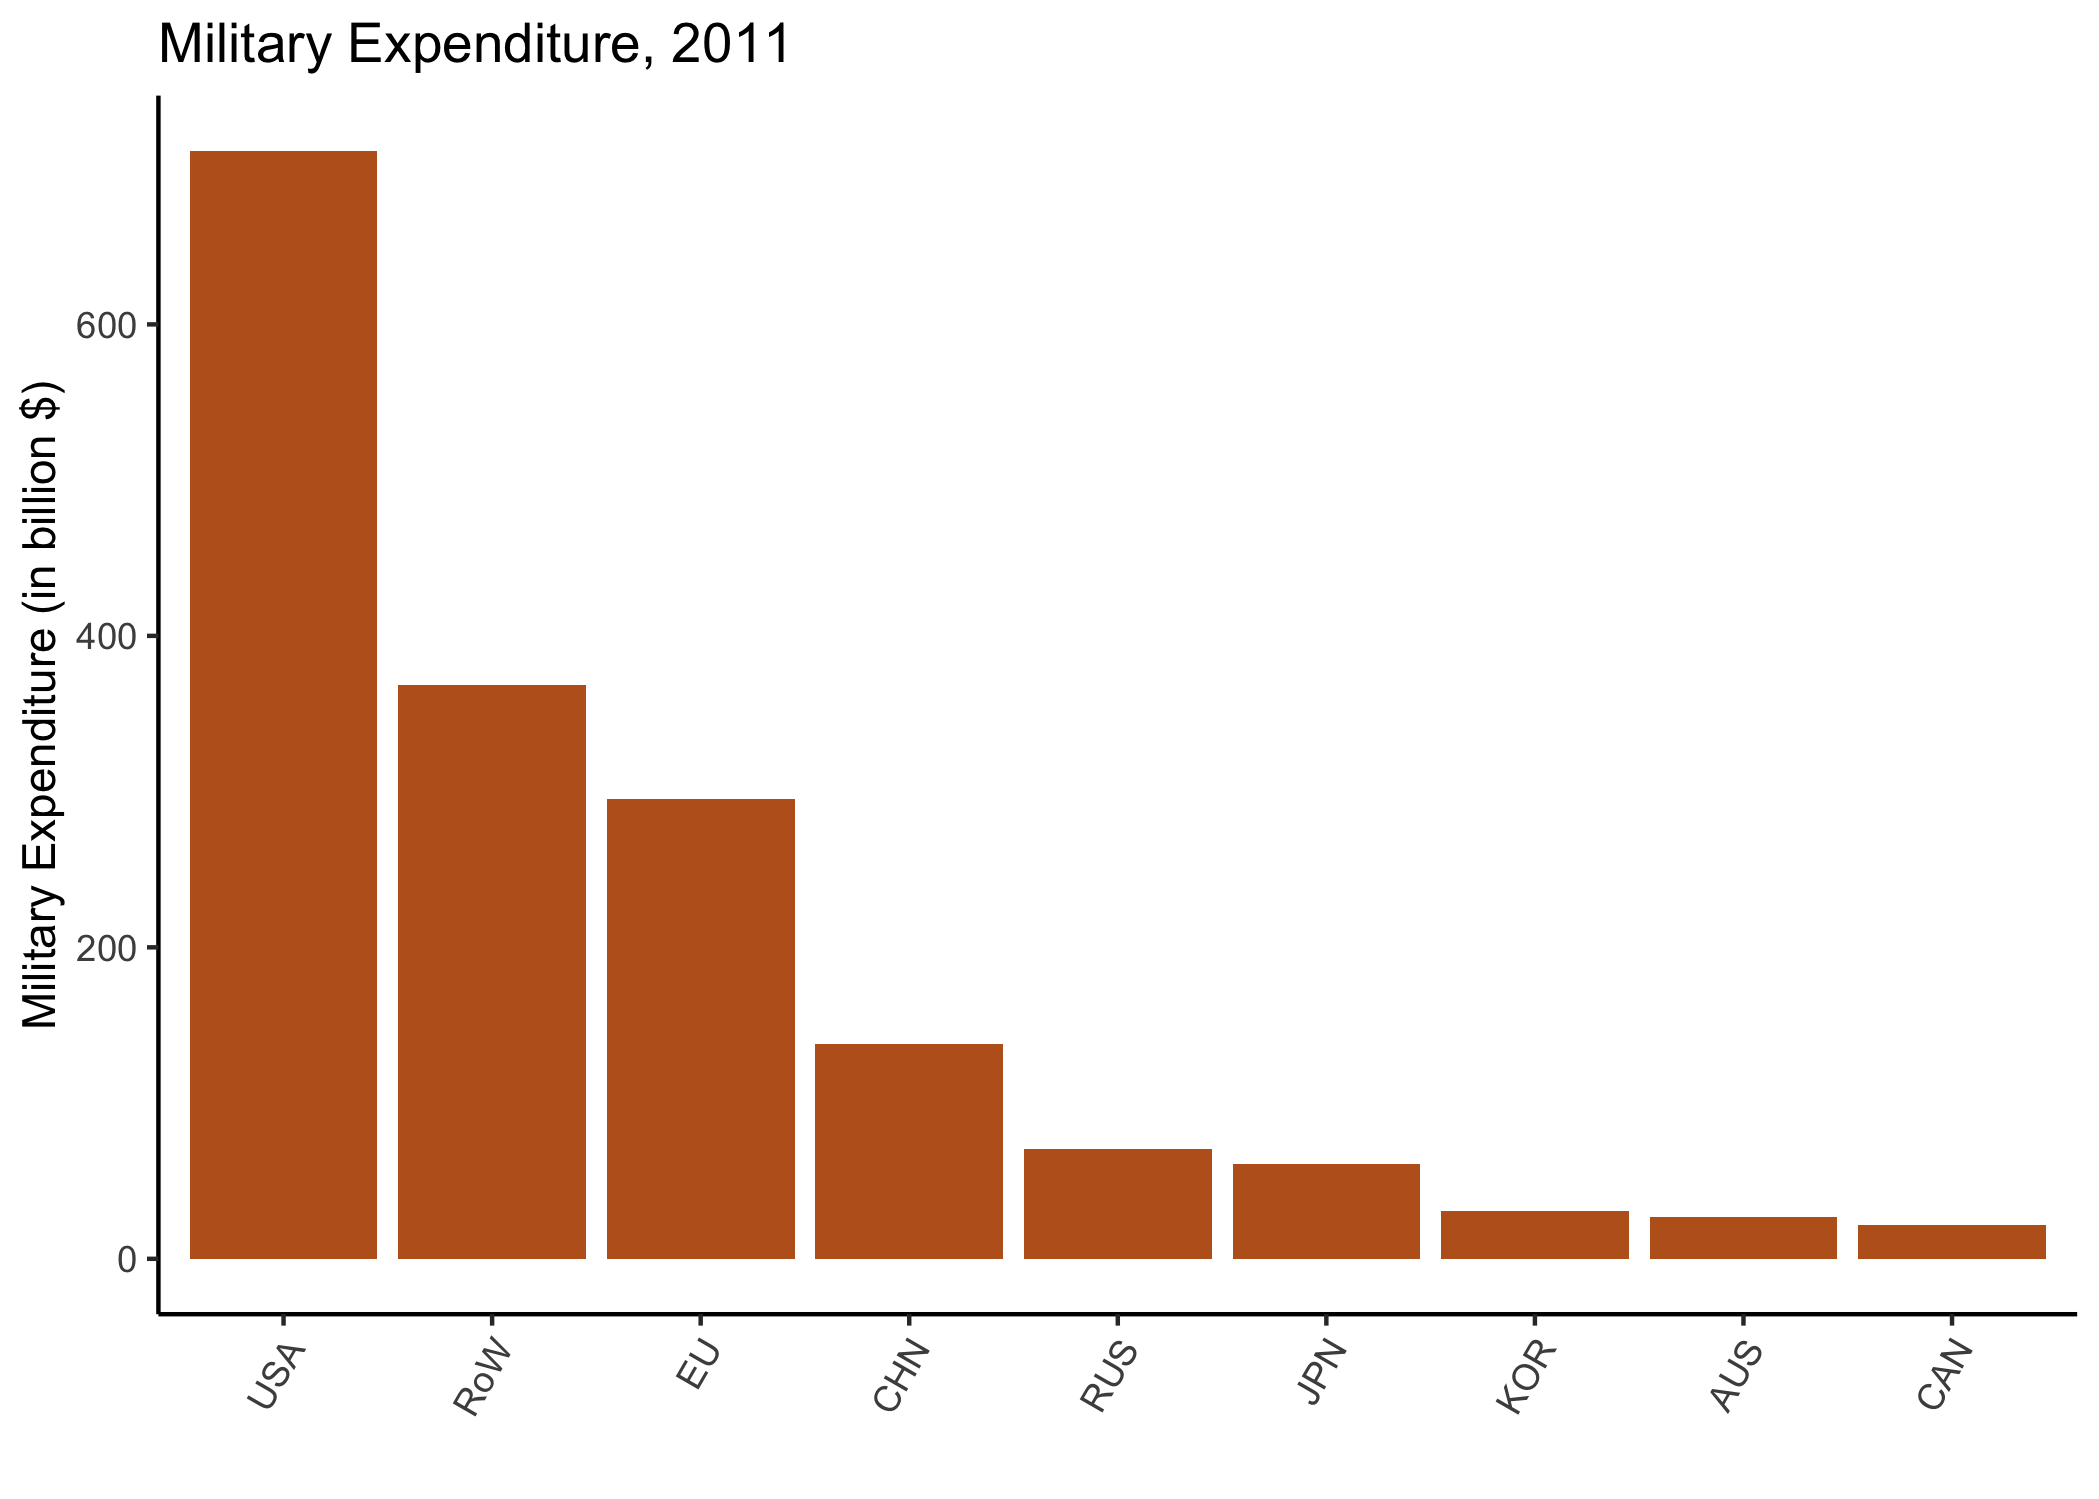

This chart was generated by the following R code:
# helperPath <- "~/Dropbox (Princeton)/14_Software/R/"
# helperFiles <- list.files(helperPath)
# for (i in helperFiles) {
#   source(paste0(helperPath, i))
# }
# 
# libs <- c("tidyverse")
# ipak(libs)
# 
# analysisPath <- "../working/analysis/"
# dataPath <- paste0(analysisPath, "tpsp_data/")
# 
# milex <- read_csv(paste0(dataPath, "milex.csv"), col_names=FALSE)
# ccodes <- read_csv(paste0(dataPath, "ccodes.csv"), col_names=FALSE)
# Y <- read_csv(paste0(dataPath, "year.csv"), col_names=FALSE) %>% pull(.)

M <- bind_cols(ccodes, milex) %>% as_tibble()
colnames(M) <- c("ccode", "m")
M$m <- M$m / 1000000000

# reorder by milex
M <- M %>% arrange(desc(m)) %>%
  mutate(ccode = factor(ccode, unique(ccode)))

milexFig <- ggplot(data=M, aes(x=ccode, y=m)) + 
  geom_bar(stat="identity", fill=bcOrange) +
  theme_classic() +
  labs(title=paste0("Military Expenditure, ", Y), x="", y="Military Expenditure (in billion $)") +
  theme(axis.text.x=element_text(angle=60, hjust=1))
